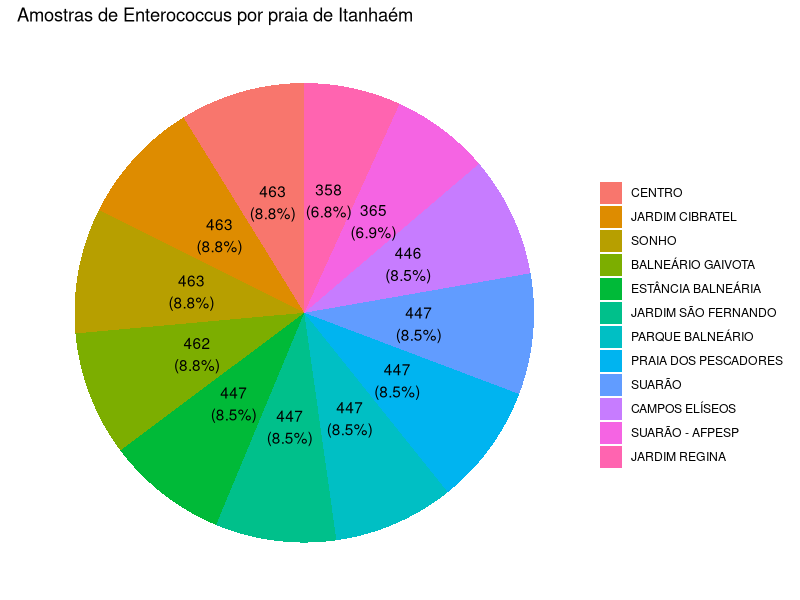

Write R code to recreate this figure.
library(readxl)
library(tidyverse)
setwd("D:/Users/Igor Sobreira/Desktop/Work/Codes/R/.vscode")

dados <- read_excel("sp_beaches.xlsx") %>% filter(City == "ITANHAÉM") %>%
  mutate(Enterococcus = as.numeric(Enterococcus))

dados_summarized <- dados %>%
  group_by(Beach) %>%
  summarise(total_entries = n())

dados_summarized$Beach <- factor(dados_summarized$Beach, levels = dados_summarized$Beach[order(dados_summarized$total_entries, decreasing = TRUE)])

print(ggplot(dados_summarized, aes(x = "", y = total_entries, fill = Beach)) +
  geom_bar(width = 1, stat = "identity") +
  coord_polar("y", start = 0) +
  labs(title = "Amostras de Enterococcus por praia de Itanhaém", fill = "") +
  geom_text(aes(label = paste0(total_entries, "\n(", round(100 * (total_entries / sum(total_entries)), 1), "%)")), 
            position = position_stack(vjust = 0.5)) +
  theme_void()
)